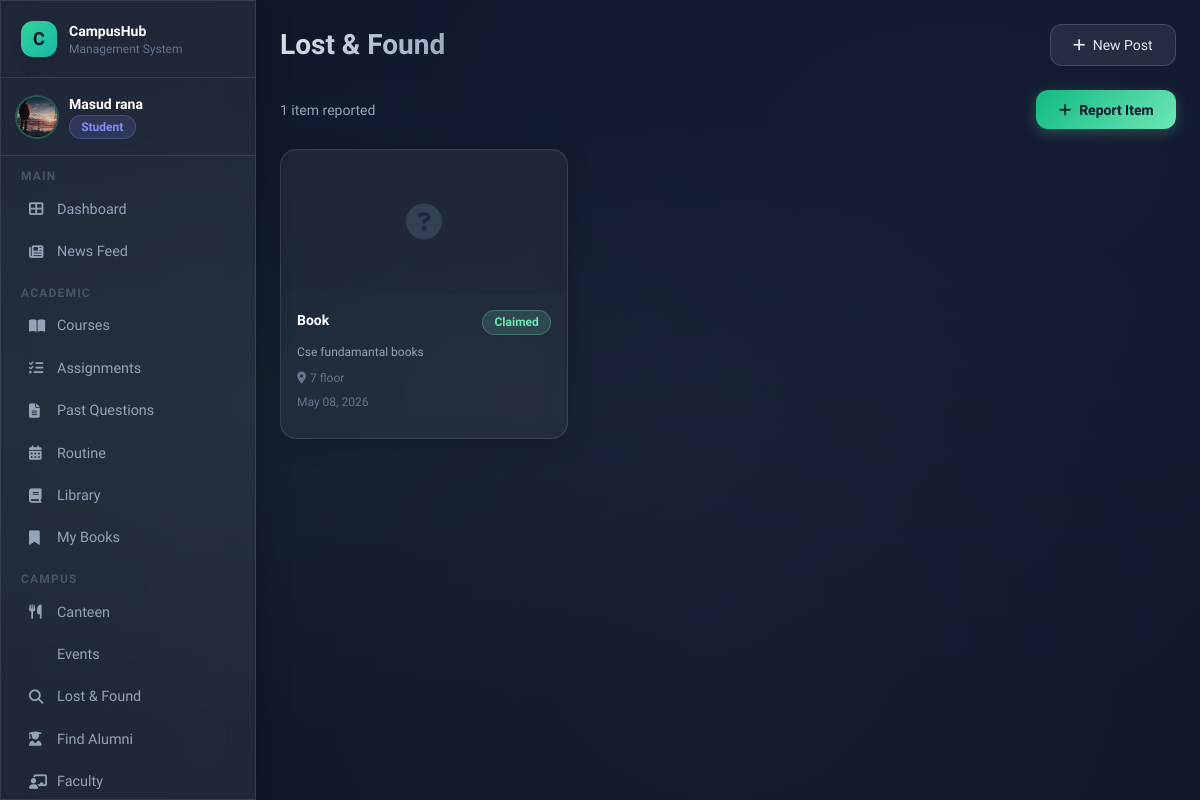
Screenshot of /campus/lost-found/ (signed in) with the database file from the repository.
### users/models.py (models this page shows, shortened)
class User(AbstractUser):
    ROLE_CHOICES = [
        ('admin', 'Admin'),
        ('teacher', 'Teacher'),
        ('student', 'Student'),
        ('alumni', 'Alumni'),
    ]
    email = models.EmailField(unique=True)
    phone = models.CharField(max_length=20, blank=True)
    role = models.CharField(max_length=20, choices=ROLE_CHOICES, default='student')
    profile_picture = models.ImageField(upload_to='profile_pics/', blank=True, null=True)
    USERNAME_FIELD = 'email'
    REQUIRED_FIELDS = ['username']
    def is_student(self): return self.role == 'student'
    def is_alumni(self): return self.role == 'alumni'

### campus/models.py (models this page shows, shortened)
class LostAndFound(models.Model):
    STATUS_CHOICES = [
        ('reported', 'Reported'),
        ('claimed', 'Claimed'),
    ]
    item_name = models.CharField(max_length=200)
    description = models.TextField()
    status = models.CharField(max_length=20, choices=STATUS_CHOICES, default='reported')
    reported_by = models.ForeignKey(settings.AUTH_USER_MODEL, on_delete=models.CASCADE, related_name='reported_items')
    found_location = models.CharField(max_length=300, blank=True)
    date_reported = models.DateTimeField(auto_now_add=True)
    image = models.ImageField(upload_to='lost_found/', blank=True, null=True)
    claimed_by = models.ForeignKey(settings.AUTH_USER_MODEL, on_delete=models.SET_NULL, null=True, blank=True, related_name='claimed_items')

### campus/views.py (the view)
# urls.py: path('lost-found/', views.lost_found, name='lost_found'),
@login_required
def lost_found(request):
    items = LostAndFound.objects.all().order_by('-date_reported')
    return render(request, 'campus/lost_found.html', {'items': items})

### templates/campus/lost_found.html (shortened to what this page needs)
{% extends 'base.html' %}
{% block page_title %}Lost & Found{% endblock %}
{% block content %}
<div class="flex justify-between items-center mb-5">
  <p class="text-slate-400 text-sm">{{ items.count }} item{{ items.count|pluralize }} reported</p>
  <a href="{% url 'report_lost' %}" class="btn-primary text-sm">
    <i class="fas fa-plus mr-2"></i>Report Item
  </a>
</div>
<div class="grid grid-cols-3 gap-4">
{% for item in items %}
<div class="glass-card overflow-hidden">
  {% if item.image %}
    <img src="{{ item.image.url }}" class="w-full h-36 object-cover">
  {% else %}
    <div class="w-full h-36 bg-slate-800/50 flex items-center justify-center text-4xl text-slate-700">
      <i class="fas fa-question-circle"></i>
    </div>
  {% endif %}
  <div class="p-4">
    <div class="flex items-start justify-between mb-2">
      <h3 class="font-bold text-white text-sm">{{ item.item_name }}</h3>
      <span class="badge {% if item.status == 'reported' %}badge-yellow{% else %}badge-green{% endif %} text-xs flex-shrink-0 ml-2">
        {{ item.status|title }}
      </span>
    </div>
    <p class="text-xs text-slate-400 mb-2 leading-relaxed">
      {{ item.description|truncatechars:80 }}
    </p>
    {% if item.found_location %}
    <div class="text-xs text-slate-500 mb-2">
      <i class="fas fa-map-marker-alt mr-1"></i>{{ item.found_location }}
    </div>
    {% endif %}
    <div class="text-xs text-slate-500 mb-3">
      {{ item.date_reported|date:"M d, Y" }}
    </div>
  </div>
</div>
{% empty %}
<div class="col-span-3 text-center py-12 text-slate-500">
  <i class="fas fa-search text-4xl mb-3"></i>
  <p>No items reported.</p>
</div>
{% endfor %}
</div>
{% endblock %}

### templates/base.html (shortened to what this page needs)
<!DOCTYPE html>
<html lang="en">
<head>
<script src="https://cdn.tailwindcss.com"></script>
<link rel="stylesheet" href="https://cdnjs.cloudflare.com/ajax/libs/font-awesome/6.4.0/css/all.min.css">
</head>
<body>
<div class="mesh-bg"></div>
{% if user.is_authenticated %}
<div class="flex min-h-screen">
  <aside class="w-64 flex-shrink-0 glass border-r border-white/10 flex flex-col fixed h-full z-20 overflow-y-auto scrollbar-thin">
    <div class="p-5 border-b border-white/10">
      <div class="flex items-center gap-3">
        <div class="w-9 h-9 rounded-xl bg-gradient-to-br from-emerald-400 to-teal-500 flex items-center justify-center text-slate-900 font-bold text-lg shadow-lg">C</div>
        <div>
          <div class="font-bold text-white text-sm">CampusHub</div>
          <div class="text-xs text-slate-500">Management System</div>
        </div>
      </div>
    </div>
    <div class="p-4 border-b border-white/10">
      <div class="flex items-center gap-3">
        {% if user.profile_picture %}
          <img src="{{ user.profile_picture.url }}" class="w-10 h-10 rounded-full object-cover ring-2 ring-emerald-400/30">
        {% else %}
          <div class="w-10 h-10 rounded-full bg-gradient-to-br from-indigo-500 to-purple-500 flex items-center justify-center text-white font-bold text-sm">
            {{ user.first_name|first|upper }}{{ user.last_name|first|upper }}
          </div>
        {% endif %}
        <div class="overflow-hidden">
          <div class="font-semibold text-sm text-white truncate">{{ user.get_full_name|default:user.username }}</div>
          <span class="badge {% if user.role == 'student' %}badge-blue{% elif user.role == 'teacher' %}badge-green{% elif user.role == 'alumni' %}badge-pink{% else %}badge-yellow{% endif %} text-xs">{{ user.role|title }}</span>
        </div>
      </div>
    </div>
    <nav class="p-3 flex-1">
      <div class="mb-2">
        <p class="text-xs text-slate-600 uppercase tracking-widest px-2 mb-1 font-semibold">Main</p>
        <a href="{% url 'dashboard' %}" class="sidebar-link {% if request.resolver_match.url_name == 'dashboard' %}active{% endif %}">
          <i class="fas fa-th-large w-4"></i> Dashboard
        </a>
        <a href="{% url 'post_list' %}" class="sidebar-link {% if 'post' in request.resolver_match.url_name %}active{% endif %}">
          <i class="fas fa-newspaper w-4"></i> News Feed
        </a>
      </div>
      {% if not user.is_alumni %}
      <div class="mb-2">
        <p class="text-xs text-slate-600 uppercase tracking-widest px-2 mb-1 mt-3 font-semibold">Academic</p>
        <a href="{% url 'course_list' %}" class="sidebar-link">
          <i class="fas fa-book-open w-4"></i> Courses
        </a>
        <a href="{% url 'assignment_list' %}" class="sidebar-link">
          <i class="fas fa-tasks w-4"></i> Assignments
        </a>
        <a href="{% url 'previous_questions' %}" class="sidebar-link">
          <i class="fas fa-file-alt w-4"></i> Past Questions
        </a>
        <a href="{% url 'routine' %}" class="sidebar-link">
          <i class="fas fa-calendar-alt w-4"></i> Routine
        </a>
        <a href="{% url 'book_list' %}" class="sidebar-link">
          <i class="fas fa-book w-4"></i> Library
        </a>
        <a href="{% url 'my_books' %}" class="sidebar-link">
          <i class="fas fa-bookmark w-4"></i> My Books
        </a>
      </div>
      {% endif %}
      <div class="mb-2">
        <p class="text-xs text-slate-600 uppercase tracking-widest px-2 mb-1 mt-3 font-semibold">Campus</p>
        <a href="{% url 'canteen_menu' %}" class="sidebar-link">
          <i class="fas fa-utensils w-4"></i> Canteen
        </a>
        <a href="{% url 'event_list' %}" class="sidebar-link">
           Events
        </a>
        <a href="{% url 'lost_found' %}" class="sidebar-link">
          <i class="fas fa-search w-4"></i> Lost & Found
        </a>
        {% if user.is_student %}
        <a href="{% url 'alumni_list' %}" class="sidebar-link">
          <i class="fas fa-user-graduate w-4"></i> Find Alumni
        </a>
        {% endif %}
        <a href="{% url 'faculty_list' %}" class="sidebar-link">
          <i class="fas fa-chalkboard-teacher w-4"></i> Faculty
        </a>
      </div>
    </nav>
  </aside>
  <main class="flex-1 ml-64 p-6 min-h-screen">
    <header class="flex items-center justify-between mb-6">
      <div>
        {% block page_header %}<h1 class="page-title">{% block page_title %}Dashboard{% endblock %}</h1>{% endblock %}
      </div>
      <div class="flex items-center gap-3">
        <a href="{% url 'create_post' %}" class="btn-secondary text-sm"><i class="fas fa-plus mr-1"></i> New Post</a>
      </div>
    </header>
    {% block content %}{% endblock %}
  </main>
</div>
{% else %}
{% block auth_content %}{% endblock %}
{% endif %}
</body>
</html>

### templates/base.html (style rules this page uses)
:root { --glass: rgba(255,255,255,0.07); --glass-border: rgba(255,255,255,0.12); --accent: #6ee7b7; --accent2: #818cf8; --accent3: #f9a8d4; }
* { font-family: 'Sora', sans-serif; }
body { background: #0f172a; color: #e2e8f0; min-height: 100vh; }
.glass { background: var(--glass); backdrop-filter: blur(16px); -webkit-backdrop-filter: blur(16px); border: 1px solid var(--glass-border); box-shadow: 0 8px 32px rgba(0,0,0,0.3); }
.glass-card { background: rgba(255,255,255,0.05); backdrop-filter: blur(12px); border: 1px solid rgba(255,255,255,0.1); border-radius: 1rem; box-shadow: 0 4px 24px rgba(0,0,0,0.2), inset 0 1px 0 rgba(255,255,255,0.08); transition: transform 0.2s ease, box-shadow 0.2s ease; }
.btn-primary { background: linear-gradient(135deg, #10b981, #6ee7b7); color: #0f172a; font-weight: 600; padding: 0.6rem 1.4rem; border-radius: 0.75rem; transition: all 0.2s; box-shadow: 0 4px 14px rgba(110,231,183,0.25); border: none; cursor: pointer; display: inline-block; text-decoration: none; }
.btn-secondary { background: rgba(255,255,255,0.08); border: 1px solid rgba(255,255,255,0.15); color: #e2e8f0; font-weight: 500; padding: 0.6rem 1.4rem; border-radius: 0.75rem; transition: all 0.2s; cursor: pointer; display: inline-block; text-decoration: none; }
.badge { display: inline-flex; align-items: center; gap: 0.3rem; padding: 0.2rem 0.7rem; border-radius: 9999px; font-size: 0.75rem; font-weight: 600; }
.badge-green { background: rgba(110,231,183,0.15); color: #6ee7b7; border: 1px solid rgba(110,231,183,0.3); }
.badge-blue { background: rgba(129,140,248,0.15); color: #818cf8; border: 1px solid rgba(129,140,248,0.3); }
.sidebar-link { display: flex; align-items: center; gap: 0.75rem; padding: 0.65rem 1rem; border-radius: 0.75rem; color: #94a3b8; font-size: 0.9rem; font-weight: 500; transition: all 0.2s; text-decoration: none; }
.page-title { font-size: 1.75rem; font-weight: 700; background: linear-gradient(135deg, #e2e8f0, #94a3b8); -webkit-background-clip: text; -webkit-text-fill-color: transparent; }
.mesh-bg { position: fixed; inset: 0; z-index: -1; background: radial-gradient(ellipse at 20% 50%, rgba(110,231,183,0.05) 0%, transparent 60%), radial-gradient(ellipse at 80% 20%, rgba(129,140,248,0.05) 0%, transparent 60%), radial-gradient(ellipse at 60% 80%, rgba(249,168,212,0.04) 0%, transparent 60%), #0f172a; }

### rows the page displays
User: profile_picture (picture), get_full_name "Masud rana", role "Student"
LostAndFound: item_name "Book", status "Claimed", description "Cse fundamantal books", found_location "7 floor", date_reported "May 08, 2026"

### other values shown
{{ items.count }} "1"
